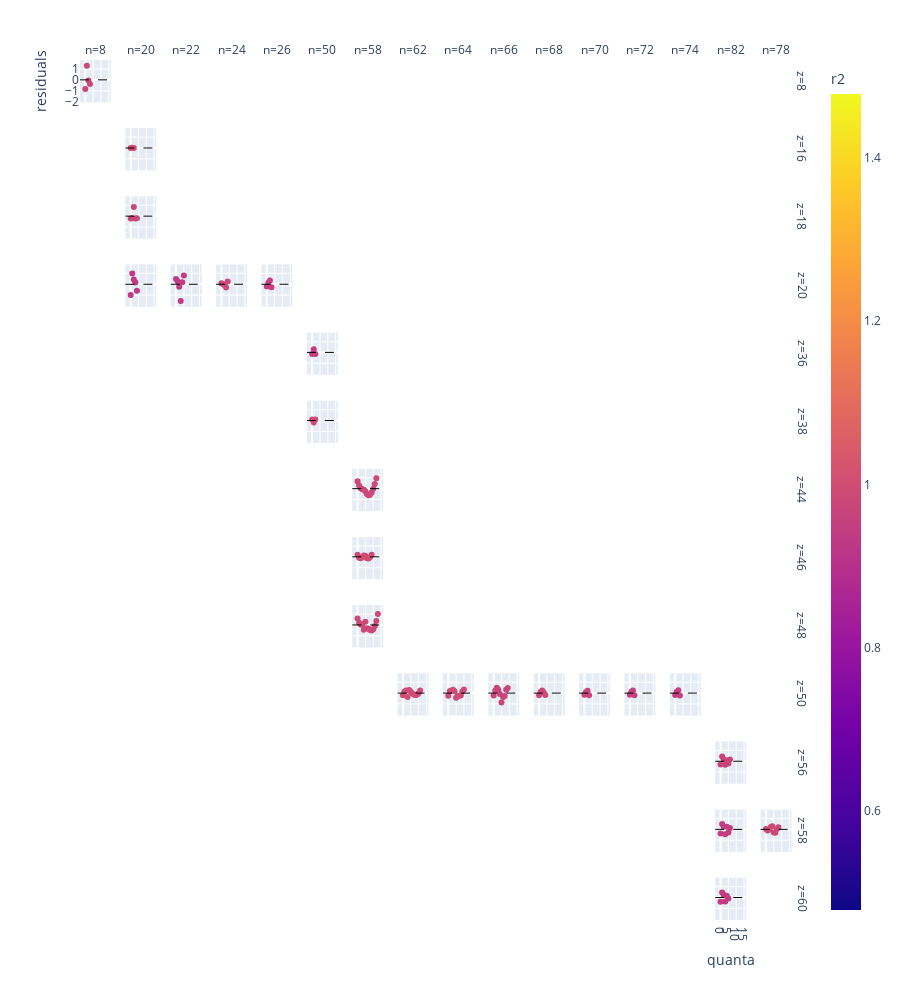

Notebook cell for this chart:
### Code cell
magic_numbers = [2, 8, 20, 50, 58, 82, 126]

magic_residuals_df = merged.copy().reset_index()
magic_residuals_df = magic_residuals_df[magic_residuals_df['z'].isin(magic_numbers) | magic_residuals_df['n'].isin(magic_numbers)]

magic_residuals_df["name"] = magic_residuals_df["a"].astype(str) + magic_residuals_df["symbol"]
magic_residuals_df["residuals"] = magic_residuals_df["energy"] - magic_residuals_df["energy_pred"]

best_magic_residuals = get_best_r2(magic_residuals_df, 0.90)

fig = px.scatter(best_magic_residuals, x="quanta", y="residuals", facet_row="z", facet_col="n", height=1000, color='r2')
fig.add_hline(y=0, line_width=1, line_dash="dash", line_color="black")
fig.show()
